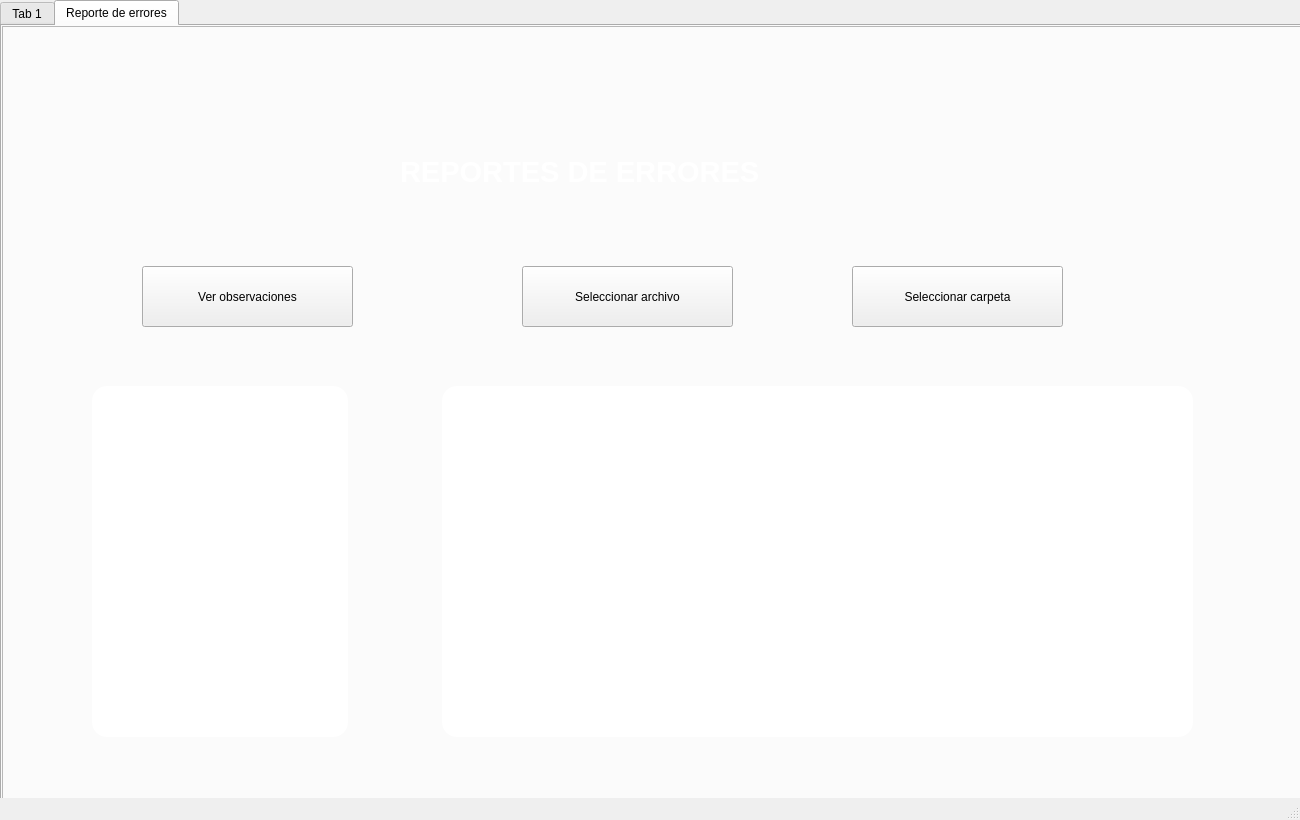
<?xml version="1.0" encoding="UTF-8"?>
<ui version="4.0">
 <class>MainWindow</class>
 <widget class="QMainWindow" name="MainWindow">
  <property name="geometry">
   <rect>
    <x>0</x>
    <y>0</y>
    <width>1300</width>
    <height>820</height>
   </rect>
  </property>
  <property name="windowTitle">
   <string>MainWindow</string>
  </property>
  <property name="styleSheet">
   <string notr="true">.QPushButton{
	color: rgb(0, 0, 127);
	background-color: rgb(255,255,255);
	border-radius:15;

}
.QPushButton:hover{
	background-color:#c4c4c4;
	color:black;
}

[name = fondoErrores]{
	background-image: url(&quot;C:\Users\aimbe\Downloads\Recurso 6-100\&quot;)
}</string>
  </property>
  <widget class="QWidget" name="centralwidget">
   <widget class="QTabWidget" name="tabWidget">
    <property name="geometry">
     <rect>
      <x>0</x>
      <y>0</y>
      <width>1310</width>
      <height>820</height>
     </rect>
    </property>
    <property name="currentIndex">
     <number>1</number>
    </property>
    <widget class="QWidget" name="tab">
     <attribute name="title">
      <string>Tab 1</string>
     </attribute>
    </widget>
    <widget class="QWidget" name="tab_2">
     <attribute name="title">
      <string>Reporte de errores</string>
     </attribute>
     <widget class="QFrame" name="fondoErrores">
      <property name="geometry">
       <rect>
        <x>0</x>
        <y>0</y>
        <width>1311</width>
        <height>791</height>
       </rect>
      </property>
      <property name="frameShape">
       <enum>QFrame::StyledPanel</enum>
      </property>
      <property name="frameShadow">
       <enum>QFrame::Raised</enum>
      </property>
      <widget class="QLabel" name="label">
       <property name="geometry">
        <rect>
         <x>0</x>
         <y>0</y>
         <width>1310</width>
         <height>820</height>
        </rect>
       </property>
       <property name="text">
        <string/>
       </property>
       <property name="pixmap">
        <pixmap>../Escritorio/6to ciclo/Proyecto-Verificacion-Validacion-Datos/Recurso 6-100.jpg</pixmap>
       </property>
      </widget>
      <widget class="QLabel" name="label_2">
       <property name="geometry">
        <rect>
         <x>50</x>
         <y>30</y>
         <width>631</width>
         <height>291</height>
        </rect>
       </property>
       <property name="text">
        <string/>
       </property>
       <property name="pixmap">
        <pixmap>../Escritorio/6to ciclo/Proyecto-Verificacion-Validacion-Datos/carro.png</pixmap>
       </property>
      </widget>
      <widget class="QLabel" name="label_3">
       <property name="geometry">
        <rect>
         <x>1040</x>
         <y>450</y>
         <width>451</width>
         <height>311</height>
        </rect>
       </property>
       <property name="text">
        <string/>
       </property>
       <property name="pixmap">
        <pixmap>../Escritorio/6to ciclo/Proyecto-Verificacion-Validacion-Datos/moto.png</pixmap>
       </property>
      </widget>
      <widget class="QListView" name="listArchivos">
       <property name="geometry">
        <rect>
         <x>90</x>
         <y>360</y>
         <width>256</width>
         <height>351</height>
        </rect>
       </property>
       <property name="styleSheet">
        <string notr="true">background-color: rgb(255,255,255);
border-radius:15;</string>
       </property>
      </widget>
      <widget class="QTableView" name="tblTablaErrores">
       <property name="geometry">
        <rect>
         <x>440</x>
         <y>360</y>
         <width>751</width>
         <height>351</height>
        </rect>
       </property>
       <property name="styleSheet">
        <string notr="true">background-color: rgb(255,255,255);
border-radius:15;

</string>
       </property>
      </widget>
      <widget class="QPushButton" name="btnVerObservaciones">
       <property name="geometry">
        <rect>
         <x>140</x>
         <y>240</y>
         <width>211</width>
         <height>61</height>
        </rect>
       </property>
       <property name="toolTip">
        <string>Al dar clic, podrá observar las observaciones que tienen los tramos de manera resumida en la tabla </string>
       </property>
       <property name="styleSheet">
        <string notr="true"/>
       </property>
       <property name="text">
        <string>Ver observaciones</string>
       </property>
       <property name="icon">
        <iconset>
         <normaloff>../Escritorio/6to ciclo/Proyecto-Verificacion-Validacion-Datos/ver-observaciones.png</normaloff>../Escritorio/6to ciclo/Proyecto-Verificacion-Validacion-Datos/ver-observaciones.png</iconset>
       </property>
       <property name="iconSize">
        <size>
         <width>50</width>
         <height>50</height>
        </size>
       </property>
      </widget>
      <widget class="QPushButton" name="btnSeleccionarArchivo">
       <property name="geometry">
        <rect>
         <x>520</x>
         <y>240</y>
         <width>211</width>
         <height>61</height>
        </rect>
       </property>
       <property name="toolTip">
        <string>Seleccione un solo archivo excel que desee validar, en la tabla se presentará un resumen de los errores</string>
       </property>
       <property name="styleSheet">
        <string notr="true"/>
       </property>
       <property name="text">
        <string>Seleccionar archivo</string>
       </property>
       <property name="icon">
        <iconset>
         <normaloff>../Escritorio/6to ciclo/Proyecto-Verificacion-Validacion-Datos/archivos.png</normaloff>../Escritorio/6to ciclo/Proyecto-Verificacion-Validacion-Datos/archivos.png</iconset>
       </property>
       <property name="iconSize">
        <size>
         <width>50</width>
         <height>50</height>
        </size>
       </property>
      </widget>
      <widget class="QPushButton" name="btnSeleccionarCarpeta">
       <property name="geometry">
        <rect>
         <x>850</x>
         <y>240</y>
         <width>211</width>
         <height>61</height>
        </rect>
       </property>
       <property name="toolTip">
        <string>Seleccione una carpeta que contenga archivos excel para validarlos</string>
       </property>
       <property name="styleSheet">
        <string notr="true"/>
       </property>
       <property name="text">
        <string>Seleccionar carpeta</string>
       </property>
       <property name="icon">
        <iconset>
         <normaloff>../Escritorio/6to ciclo/Proyecto-Verificacion-Validacion-Datos/seleccionar-carpteta.png</normaloff>../Escritorio/6to ciclo/Proyecto-Verificacion-Validacion-Datos/seleccionar-carpteta.png</iconset>
       </property>
       <property name="iconSize">
        <size>
         <width>50</width>
         <height>50</height>
        </size>
       </property>
      </widget>
      <widget class="QLabel" name="label_4">
       <property name="geometry">
        <rect>
         <x>390</x>
         <y>120</y>
         <width>471</width>
         <height>51</height>
        </rect>
       </property>
       <property name="font">
        <font>
         <pointsize>22</pointsize>
         <weight>75</weight>
         <bold>true</bold>
        </font>
       </property>
       <property name="styleSheet">
        <string notr="true">color: rgb(255, 255, 255);</string>
       </property>
       <property name="text">
        <string> REPORTES DE ERRORES</string>
       </property>
      </widget>
      <widget class="QLabel" name="lblArchivos">
       <property name="enabled">
        <bool>true</bool>
       </property>
       <property name="geometry">
        <rect>
         <x>100</x>
         <y>320</y>
         <width>231</width>
         <height>31</height>
        </rect>
       </property>
       <property name="font">
        <font>
         <pointsize>12</pointsize>
         <weight>75</weight>
         <bold>true</bold>
        </font>
       </property>
       <property name="text">
        <string/>
       </property>
       <property name="alignment">
        <set>Qt::AlignCenter</set>
       </property>
      </widget>
      <widget class="QLabel" name="label_6">
       <property name="geometry">
        <rect>
         <x>670</x>
         <y>780</y>
         <width>231</width>
         <height>21</height>
        </rect>
       </property>
       <property name="text">
        <string>TextLabel</string>
       </property>
      </widget>
      <widget class="QLabel" name="label_7">
       <property name="geometry">
        <rect>
         <x>620</x>
         <y>780</y>
         <width>231</width>
         <height>21</height>
        </rect>
       </property>
       <property name="text">
        <string>TextLabel</string>
       </property>
      </widget>
      <zorder>label</zorder>
      <zorder>listArchivos</zorder>
      <zorder>label_3</zorder>
      <zorder>btnSeleccionarCarpeta</zorder>
      <zorder>label_2</zorder>
      <zorder>btnVerObservaciones</zorder>
      <zorder>label_4</zorder>
      <zorder>tblTablaErrores</zorder>
      <zorder>btnSeleccionarArchivo</zorder>
      <zorder>lblArchivos</zorder>
      <zorder>label_6</zorder>
      <zorder>label_7</zorder>
     </widget>
    </widget>
   </widget>
  </widget>
  <widget class="QStatusBar" name="statusbar"/>
 </widget>
 <resources/>
 <connections/>
</ui>
